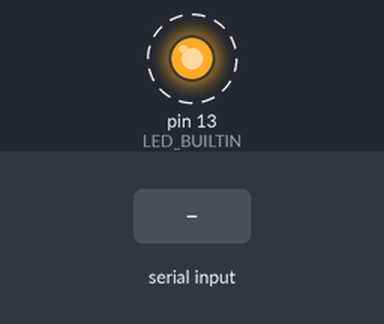
Recording of a sketch running on a simulated Arduino Mega 2560, built with avr-gcc and run on an emulated ATmega2560. On the bench: output pins drawn as LEDs (lit = HIGH). Dashed ring = blinking. The test bench sets the inputs (shaded band). What the sketch prints to the serial monitor is not drawn.

Above: at 1.2 s.
1.3 s: "1" received over the second serial link
Timing chart, 0 to 9.5 s (numbered marks = the images above; inputs shaded):
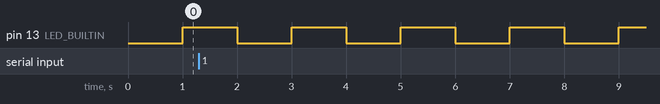

Measured:
- by itself, pin 13 (LED_BUILTIN): alternates HIGH for 1.0 s and LOW for 1.0 s

The sketch:

nano_serial_write.ino
```cpp
/*
  nano-serial-write - test program: write to serial interface

  20240401, Jens

  board: Arduino Nano

*/

#define txPin 7
#define rxPin 6

#include <SoftwareSerial.h>
SoftwareSerial Serial1 = SoftwareSerial(rxPin, txPin);  // add. serial i/f

unsigned long previousMillis;  // variable for comparing millis counter
unsigned long period = 1000;   // write period

int counter = 1;


void setup() {

  // status led
  pinMode(LED_BUILTIN, OUTPUT);
  digitalWrite(LED_BUILTIN, LOW);
  previousMillis = millis();

  // usb serial interface
  Serial.begin(9600);

  // additional serial interface
  pinMode(rxPin, INPUT);  // pins serial interface
  pinMode(txPin, OUTPUT);
  Serial1.begin(9600);

  // output
  Serial.println();
  Serial.println("nano-serial-write - test program: write to serial interface");
  Serial.println();

  Serial1.println("---serial-writes---");
}


void loop() {

  // write to additional serial
  if (millis() - previousMillis >= period) {
     previousMillis = millis();

    digitalWrite(LED_BUILTIN, !digitalRead(LED_BUILTIN));  // toggle led

    Serial1.print("message ");
    Serial1.println(counter);

    Serial.print("count ");
    Serial.println(counter);

    counter++;
  }

  // read from additional serial interface
  if (Serial1.available()) {
    char c = Serial1.read();

    Serial.print(c);
    Serial.print("(0x");
    Serial.print(c, HEX);
    Serial.print(") ");
  }
}
```
